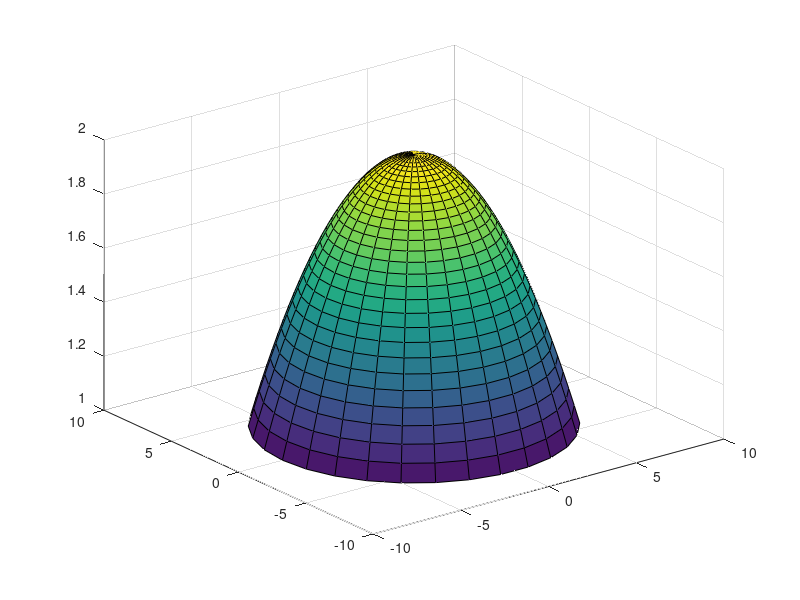

Write MATLAB code to recreate this figure. (Note: this script raises an error after producing the figure.)
% Copyright Henry Giddens, 2018

%Build and add a luneburg lens decritized into 10 layers into a cst file:

%Define descritized cylinders (default units is in mm):
% Lens Radius:
f = 60e9;
lamda = 3e8/f*1e3;
R = 1.5*lamda;

r = 0:R/30:R;

%Permittivity: 
Er = (2 - (r/R).^2);

%Plot in matlab:
theta = linspace(0,2*pi,31);
[th,rr] = meshgrid(theta,r);
[~,er] = meshgrid(theta,Er);
[x,y,z] = pol2cart(th,rr,er);
ax = axes('parent',figure);
s = surf(x,y,z);
s.EdgeAlpha = 0.1;
axis equal
view([0 90])
grid off;
box on;
cbar = colorbar;
cbar.Label.String = 'Relative Permittivity';


%% Build in CST:

%Create new CST_MWS session in current directory

CST = CST_MicrowaveStudio(cd,'LuneburgLens.cst');  %Note - file will only be saved if CST.save is called

% Add the descritized graded index material profile to the materials available in CST
Er_av = mapAverage(sqrt(Er)).^2; %take the average Er value assuming linearly spaced radii

map = parula(length(Er_av));
for i = 1:length(Er_av)
    C = (map(i,:));
    material = ['Material',num2str(i)];
    CST.addNormalMaterial(material,Er_av(i),1,C);
end

%Add the cylinders with each dielectric constant.
%Use a height of 0.5 wavelengths
Z = [-0.25 0.25].*lamda;

for i = 2:length(r)
    name = sprintf('cylinder %d',i);
    component = 'Component 1';
    material = ['Material',num2str(i-1)];
    %CST.addCylinder(r(i),r(i-1),'z',0,0,Z,name,component,material)
    
    CST.addSphere(0,0,R,r(i),0,0,name,component,material)
end

%Set the frequency span to 2-3 GHz
CST.setFreq(2,3)

%Add a line source to the side of the lens:
CST.addDiscretePort([0 0],[R R],Z,0.1,50)

%Set the Boundary Conditions:
CST.setBoundaryCondition('xmin','open add space','xmax','open add space','ymin',...
    'open add space','ymax','open add space')
CST.setBoundaryCondition('Zmin','Electric','ZMax','Electric');

%Set a symmetry plane on the y-z plane
CST.addSymmetryPlane('X','magnetic')
CST.addSymmetryPlane('Z','electric')

CST.setBackgroundLimits([lamda lamda],[lamda lamda],[0 0]);

%Add a field monitor at 2.4GHz
CST.addFieldMonitor('EField',2.4);
CST.addFieldMonitor('farfield',2.4);

% Choose the TD solver (default)
CST.setSolver('td')

%Run the simulation:
CST.runSimulation;

% Save the model
%CST.save;

%% Luneburg Transform:
g = geoTrans;
xy = 'C:\Users\Henry-Laptop\Documents\Pointwise\Practice\xy_luneburg.dat';
uv = 'C:\Users\Henry-Laptop\Documents\Pointwise\Practice\uv_luneburg.dat';
g.importGrid(uv,'uv');
g.importGrid(xy,'xy');
g.transform

g.U = g.U-4;

%[g.X,g.Y] = rotateMatrix(g.X,g.Y,45);
%[g.U,g.V] = rotateMatrix(g.U,g.V,45);

R = sqrt(2);

[th,r] = cart2pol(g.X,g.Y);

Er = (2 - (r./R).^2);

a = 1.5;
syms n t rr
expr2 = vpaintegral(asin(t/a)/(sqrt(t^2 - (n*rr)^2)),t,[1 a]);
f = n == (1+sqrt(1-(n*rr/a).^2))^0.5 * exp(-1/pi * expr2);

% for i = 1:10
%     rad = (i-1)/10;
% 
%     f1 = subs(f,'rr',rad);
%     n3(i) = double(vpasolve(f1));
%     display(i)
% end
% 
% n3(11) = 1;

rad = 0:0.1:1;
Er3 = n3.^2;
r1 = r/max(r(:));

Er1 = interp1(rad,Er3,r1);

[x,y,z] = pol2cart(th,r,Er1);
%ax = axes('parent',figure);
%s = surf(x,y,z);

g.Eps0 = Er1;
g.ErMin = 1;

%g.U(g.Y >= 0) = g.X(g.Y >= 0);
%g.V(g.Y >= 0) = g.Y(g.Y >= 0);

g.transform
g.Er(g.Er > 8) = 1;
ax = gca;
ax.CLim = [1 3];

f = 60e9;
lamda = 3e8/f*1e3;
g.U = g.U*2*lamda;
g.V = g.V*2*lamda;

f = 60;

[polyShapes,levels] = g.getContours(8);

if true
%CST = CST_MicrowaveStudio('C:\Users\Henry-Laptop\Documents\3D printing\LuneburgLens\','LuneburgFlat3D.cst');
CST = CST_MicrowaveStudio('C:\Users\Henry-Laptop\Documents\3D printing\LuneburgLens\','LuneburgDefocussedFlat2Da.cst');

Er = levels;
ColIdx = jet(numel(levels));

for i = 1:numel(levels)
    name = ['material',num2str(i)];
    CST.addNormalMaterial(name,Er(i),1,ColIdx(i,:));
end
CST.setUpdateStatus(false);
for i = 1:numel(polyShapes)
    name = ['shape',num2str(i)];
    component = 'component1';
    material = ['material',num2str(i)];
    CST.addPolygonBlock(polyShapes{i},1.89,name,component,material);
    %CST.rotateObject(component,name,[0 0 45],[0 0 0],true,7)
end

CST.setUpdateStatus(true);
CST.addToHistory;
CST.mergeCommonSolids('component1');
%CST,X,Y,Er,map,height,varargin)
CST.setBackgroundLimits([20 20],[10 80],[0 0])
CST.addFieldMonitor('EField',f)
CST.addFieldMonitor('FarField',f)
CST.setFreq(f*0.9,f*1.1);
%CST.addSymmetryPlane('X','Magnetic')
CST.addSymmetryPlane('Z','Electric')

end
%g.buildCST(f,lamda/4);

%% Square Luneburg Transform

[u,v] = meshgrid(-1:2/30:1,-1:2/30:1);

g1 = geoTrans;
xy = 'C:\Users\Henry-Laptop\Documents\Pointwise\Practice\xy_luneburg.dat';
g1.importGrid(xy,'xy');
g1.U = u;
g1.V = v;

R = sqrt(2);
[th,r] = cart2pol(g1.X,g1.Y);
Er = (2 - (r./R).^2);

a = 1.5;
syms n t rr
expr2 = vpaintegral(asin(t/a)/(sqrt(t^2 - (n*rr)^2)),t,[1 a]);
f = n == (1+sqrt(1-(n*rr/a).^2))^0.5 * exp(-1/pi * expr2);

for i = 1:10
    rad = (i-1)/10;

    f1 = subs(f,'rr',rad);
    n3(i) = double(vpasolve(f1));
    display(i)
end

n3(11) = 1;

rad = 0:0.1:1;
r1 = r/max(r(:));

Er1 = interp1(rad,Er3,r1);

[x,y,z] = pol2cart(th,r,Er1);

g1.Eps0 = Er1;
g1.transform
ax = gca;
ax.CLim = [0 4.5];

f = 60e9;
lamda = 3e8/f*1e3;
g1.U = g1.U*4*lamda;
g1.V = g1.V*4*lamda;

f = 60;
%g1.buildCST(f,lamda/4);
